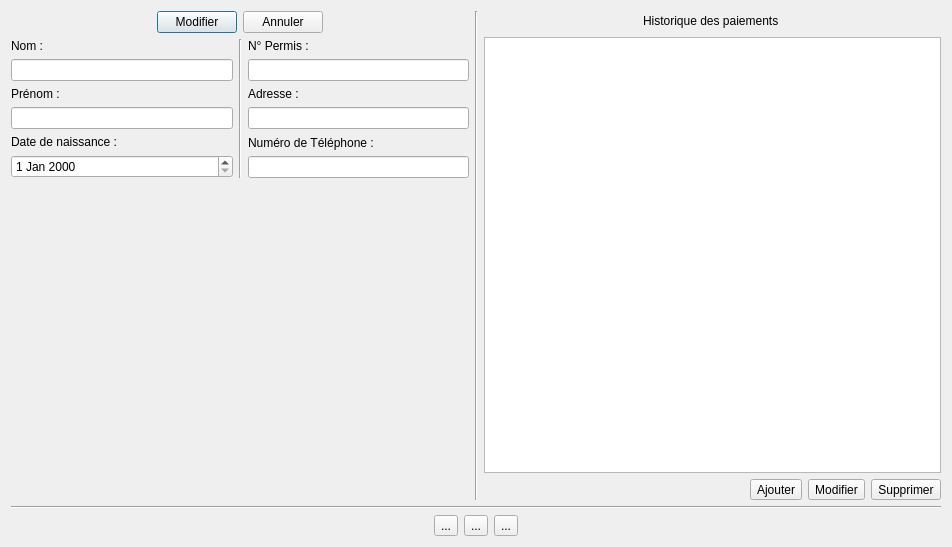
<?xml version="1.0" encoding="UTF-8"?>
<ui version="4.0">
 <class>profilMoniteur</class>
 <widget class="QDialog" name="profilMoniteur">
  <property name="geometry">
   <rect>
    <x>0</x>
    <y>0</y>
    <width>952</width>
    <height>547</height>
   </rect>
  </property>
  <property name="windowTitle">
   <string>Dialog</string>
  </property>
  <layout class="QGridLayout" name="gridLayout">
   <item row="0" column="0">
    <layout class="QVBoxLayout" name="verticalLayout_2">
     <item>
      <layout class="QHBoxLayout" name="horizontalLayout_2">
       <item>
        <layout class="QVBoxLayout" name="verticalLayout_11">
         <item>
          <layout class="QHBoxLayout" name="horizontalLayout_5">
           <item>
            <spacer name="horizontalSpacer_6">
             <property name="orientation">
              <enum>Qt::Horizontal</enum>
             </property>
             <property name="sizeHint" stdset="0">
              <size>
               <width>40</width>
               <height>20</height>
              </size>
             </property>
            </spacer>
           </item>
           <item>
            <widget class="QPushButton" name="pushButton_modifier">
             <property name="text">
              <string>Modifier</string>
             </property>
            </widget>
           </item>
           <item>
            <widget class="QPushButton" name="pushButton_annuler">
             <property name="text">
              <string>Annuler</string>
             </property>
            </widget>
           </item>
           <item>
            <spacer name="horizontalSpacer_5">
             <property name="orientation">
              <enum>Qt::Horizontal</enum>
             </property>
             <property name="sizeHint" stdset="0">
              <size>
               <width>40</width>
               <height>20</height>
              </size>
             </property>
            </spacer>
           </item>
          </layout>
         </item>
         <item>
          <layout class="QHBoxLayout" name="horizontalLayout_3">
           <item>
            <layout class="QVBoxLayout" name="verticalLayout_13">
             <item>
              <layout class="QVBoxLayout" name="verticalLayout_4">
               <item>
                <widget class="QLabel" name="label_Code_2">
                 <property name="text">
                  <string>Nom :</string>
                 </property>
                </widget>
               </item>
               <item>
                <widget class="QLineEdit" name="lineEdit_nom"/>
               </item>
              </layout>
             </item>
             <item>
              <layout class="QVBoxLayout" name="verticalLayout_5">
               <item>
                <widget class="QLabel" name="label_Nom_2">
                 <property name="text">
                  <string>Prénom :</string>
                 </property>
                </widget>
               </item>
               <item>
                <widget class="QLineEdit" name="lineEdit_prenom"/>
               </item>
              </layout>
             </item>
             <item>
              <layout class="QVBoxLayout" name="verticalLayout_7">
               <item>
                <widget class="QLabel" name="label_7">
                 <property name="text">
                  <string>Date de naissance :</string>
                 </property>
                </widget>
               </item>
               <item>
                <widget class="QDateEdit" name="dateEdit_naissanceCandidat"/>
               </item>
              </layout>
             </item>
            </layout>
           </item>
           <item>
            <widget class="Line" name="line">
             <property name="orientation">
              <enum>Qt::Vertical</enum>
             </property>
            </widget>
           </item>
           <item>
            <layout class="QVBoxLayout" name="verticalLayout_12">
             <item>
              <layout class="QVBoxLayout" name="verticalLayout_6">
               <item>
                <layout class="QVBoxLayout" name="verticalLayout_8">
                 <item>
                  <widget class="QLabel" name="label_8">
                   <property name="text">
                    <string>N° Permis :</string>
                   </property>
                  </widget>
                 </item>
                 <item>
                  <widget class="QLineEdit" name="lineEdit_numCin"/>
                 </item>
                </layout>
               </item>
               <item>
                <widget class="QLabel" name="label_Adresse">
                 <property name="text">
                  <string>Adresse :</string>
                 </property>
                </widget>
               </item>
               <item>
                <widget class="QLineEdit" name="lineEdit_adresseAr"/>
               </item>
              </layout>
             </item>
             <item>
              <layout class="QVBoxLayout" name="verticalLayout_3">
               <item>
                <widget class="QLabel" name="label_12">
                 <property name="text">
                  <string>Numéro de Téléphone :</string>
                 </property>
                </widget>
               </item>
               <item>
                <widget class="QLineEdit" name="lineEdit_numTelephone"/>
               </item>
              </layout>
             </item>
            </layout>
           </item>
          </layout>
         </item>
         <item>
          <spacer name="verticalSpacer">
           <property name="orientation">
            <enum>Qt::Vertical</enum>
           </property>
           <property name="sizeHint" stdset="0">
            <size>
             <width>20</width>
             <height>40</height>
            </size>
           </property>
          </spacer>
         </item>
        </layout>
       </item>
       <item>
        <widget class="Line" name="line_2">
         <property name="orientation">
          <enum>Qt::Vertical</enum>
         </property>
        </widget>
       </item>
       <item>
        <layout class="QVBoxLayout" name="verticalLayout_15">
         <item>
          <layout class="QHBoxLayout" name="horizontalLayout_6">
           <item>
            <spacer name="horizontalSpacer_7">
             <property name="orientation">
              <enum>Qt::Horizontal</enum>
             </property>
             <property name="sizeHint" stdset="0">
              <size>
               <width>40</width>
               <height>20</height>
              </size>
             </property>
            </spacer>
           </item>
           <item>
            <widget class="QLabel" name="label">
             <property name="text">
              <string>Historique des paiements </string>
             </property>
            </widget>
           </item>
           <item>
            <spacer name="horizontalSpacer_8">
             <property name="orientation">
              <enum>Qt::Horizontal</enum>
             </property>
             <property name="sizeHint" stdset="0">
              <size>
               <width>40</width>
               <height>20</height>
              </size>
             </property>
            </spacer>
           </item>
          </layout>
         </item>
         <item>
          <widget class="QTableView" name="tableView"/>
         </item>
         <item>
          <layout class="QHBoxLayout" name="horizontalLayout">
           <item>
            <spacer name="horizontalSpacer">
             <property name="orientation">
              <enum>Qt::Horizontal</enum>
             </property>
             <property name="sizeHint" stdset="0">
              <size>
               <width>40</width>
               <height>20</height>
              </size>
             </property>
            </spacer>
           </item>
           <item>
            <widget class="QToolButton" name="toolButton_Ajouter">
             <property name="text">
              <string>Ajouter</string>
             </property>
            </widget>
           </item>
           <item>
            <widget class="QToolButton" name="toolButton_Modifier">
             <property name="text">
              <string>Modifier</string>
             </property>
            </widget>
           </item>
           <item>
            <widget class="QToolButton" name="toolButton_Supprimer">
             <property name="text">
              <string>Supprimer</string>
             </property>
            </widget>
           </item>
          </layout>
         </item>
        </layout>
       </item>
      </layout>
     </item>
     <item>
      <layout class="QVBoxLayout" name="verticalLayout">
       <item>
        <widget class="Line" name="line_5">
         <property name="orientation">
          <enum>Qt::Horizontal</enum>
         </property>
        </widget>
       </item>
       <item>
        <layout class="QHBoxLayout" name="horizontalLayout_10">
         <item>
          <spacer name="horizontalSpacer_10">
           <property name="orientation">
            <enum>Qt::Horizontal</enum>
           </property>
           <property name="sizeHint" stdset="0">
            <size>
             <width>40</width>
             <height>20</height>
            </size>
           </property>
          </spacer>
         </item>
         <item>
          <layout class="QHBoxLayout" name="horizontalLayout_7">
           <item>
            <widget class="QToolButton" name="toolButton">
             <property name="text">
              <string>...</string>
             </property>
            </widget>
           </item>
           <item>
            <widget class="QToolButton" name="toolButton_2">
             <property name="text">
              <string>...</string>
             </property>
            </widget>
           </item>
           <item>
            <widget class="QToolButton" name="toolButton_3">
             <property name="minimumSize">
              <size>
               <width>0</width>
               <height>0</height>
              </size>
             </property>
             <property name="text">
              <string>...</string>
             </property>
            </widget>
           </item>
          </layout>
         </item>
         <item>
          <spacer name="horizontalSpacer_9">
           <property name="orientation">
            <enum>Qt::Horizontal</enum>
           </property>
           <property name="sizeHint" stdset="0">
            <size>
             <width>40</width>
             <height>20</height>
            </size>
           </property>
          </spacer>
         </item>
        </layout>
       </item>
      </layout>
     </item>
    </layout>
   </item>
  </layout>
 </widget>
 <resources/>
 <connections/>
</ui>
